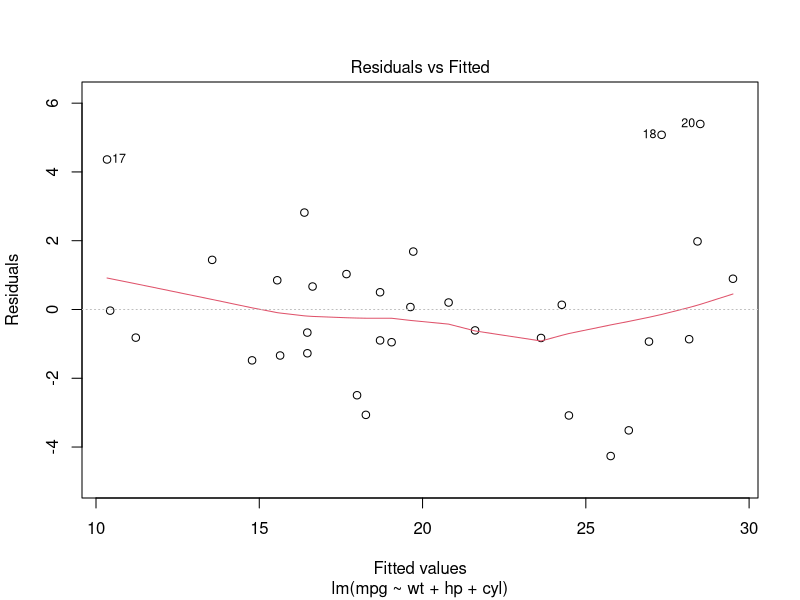
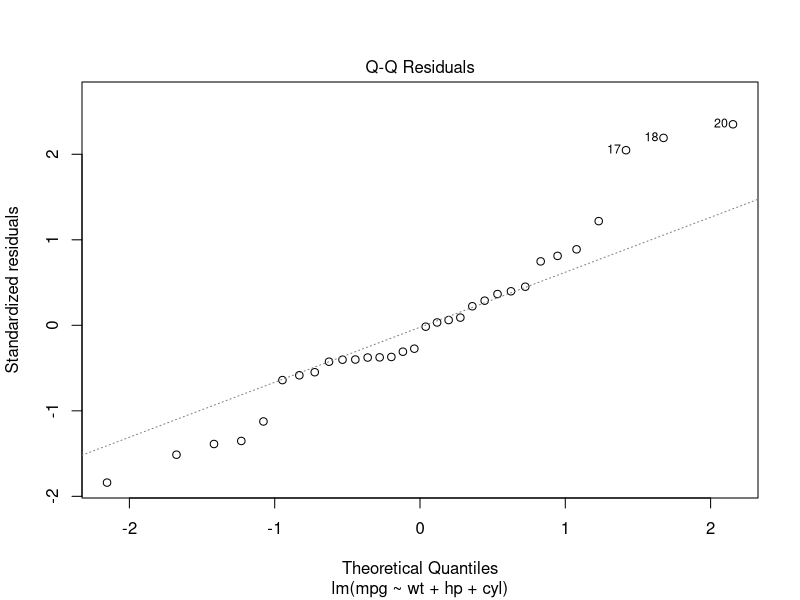
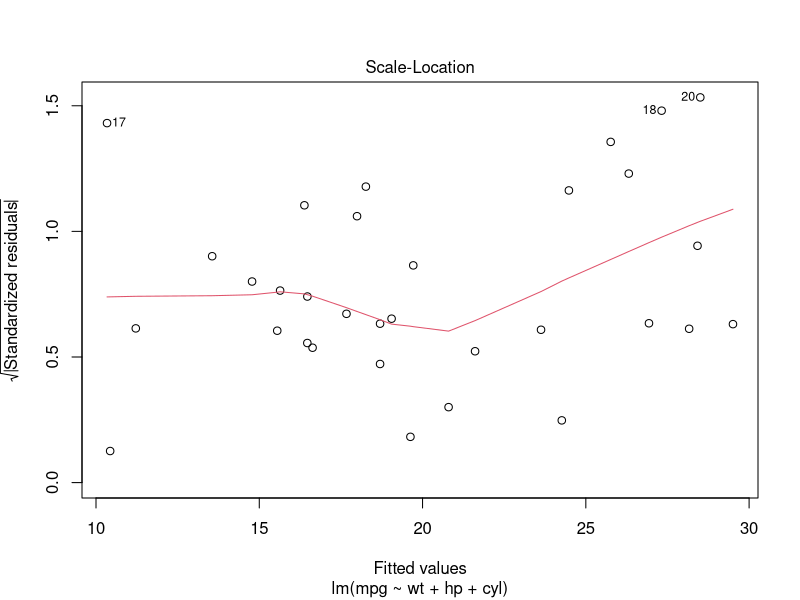
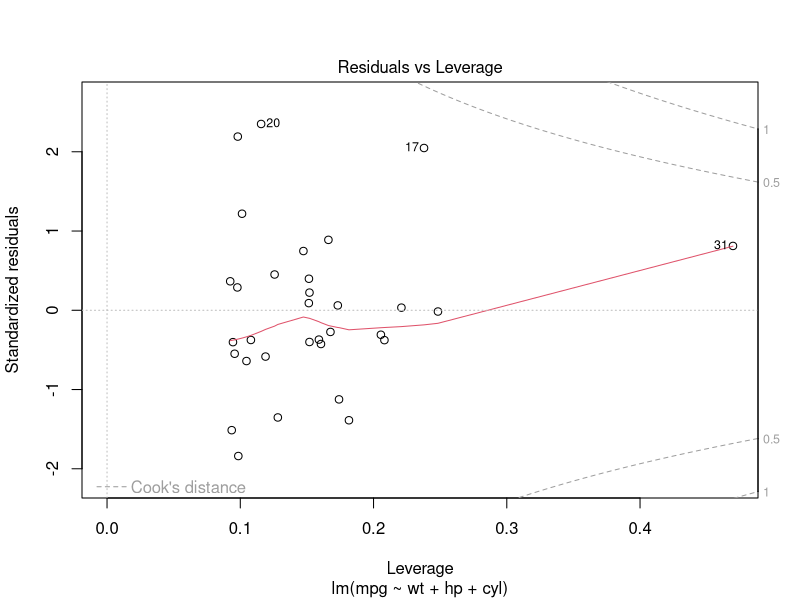

Write the R code that produced these figures, in order.
#Modelos con categóricas - Script de clase

#Seguimos trabajando con mtcars
#Vamos a sacar las variables hp, wt, cyl, vs y am como explicativas

#REFERENCIAS: 
#[, 1]	mpg	Miles/(US) gallon
#[, 2]	cyl	Number of cylinders
#[, 4]	hp	Gross horsepower
#[, 6]	wt	Weight (1000 lbs)
#[, 8]	vs	Engine (0 = V-shaped, 1 = straight)
#[, 9]	am	Transmission (0 = automatic, 1 = manual)

#Seguimos tomando mpg como variable explicada (y)
datos <- mtcars[,c(1,2,4,6,8,9)]

#declaramos las categóricas como factor
datos$cyl <- as.factor(datos$cyl)
datos$am <- as.factor(datos$am)
datos$vs <- as.factor(datos$vs)

attach(datos) #esto nos permite trabajar sin referir con al dataset

#Modelo 1 - Una categórica con dos grupos
mod1 <- lm(mpg ~ am)
summary(mod1) 

#Modelo 2 - Una categórica con más de dos grupos
mod2 <- lm(mpg ~ cyl)
summary(mod2)

#Modelo 3 - Dos categóricas de dos grupos cada una, sin interacción
mod3 <- lm(mpg ~ am + vs)
summary(mod3)
  
#Modelo 4 - Dos categóricas de dos grupos cada una, con interacción
mod4 <- lm(mpg ~ am*vs)
summary(mod4)
  
#Modelo 5 - Interacción de alguna categórica con alguna cuantitativa
mod5 <- lm(mpg ~ wt*am)
summary(mod5)

#---------------------------------------------------------
#Ejemplo de uso del objeto lm
modelo <- lm(mpg ~ wt + hp + cyl)

#Matriz de diseño usada por el modelo
X <- model.matrix(modelo)

#Matriz de correlaciones entre las X 
#Hay que sacar el intercept
cor(X[,-1])

#Vector de betas
modelo$coefficients

#Valores predichos y residuos
modelo$fitted.values
modelo$residuals

#Residuos estandarizados
rstudent(modelo)

#Leverage
hatvalues(modelo)

#Distancia Cook
cooks.distance(modelo)

#Algunos graficos de diagnóstico incluidos en el objeto lm
plot(modelo) 
#Hay que apretar alt+enter para correr los gráficos







